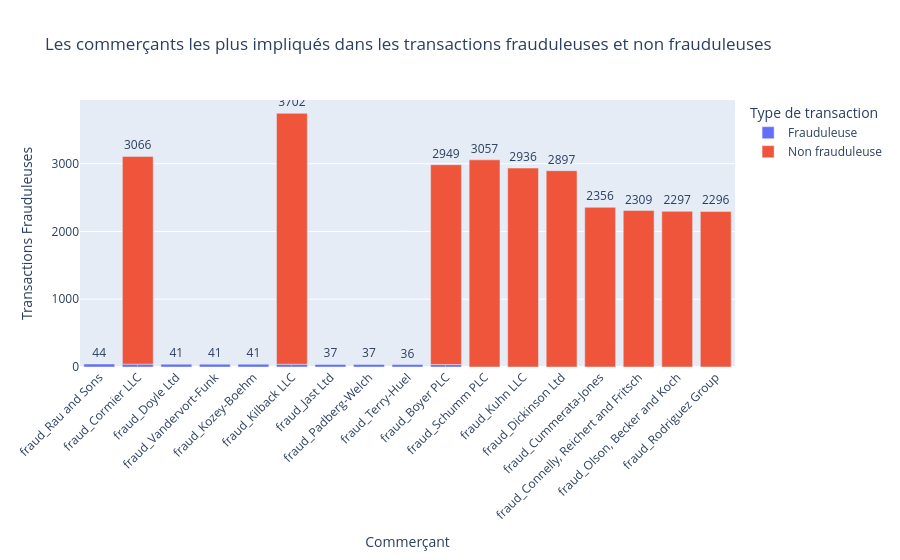

Notebook code cell kept with this figure:
### Code cell
# Créer le graphique pour les commerçants
fig4 = px.bar(merchants_comparison, 
              x='Commerçant', 
              y='Transactions Frauduleuses', 
              color='Type de transaction',
              title="Les commerçants les plus impliqués dans les transactions frauduleuses et non frauduleuses",
              text='Transactions Frauduleuses')  # Afficher la valeur sur la barre

# Mettre en forme le graphique
fig4.update_layout(xaxis_tickangle=-45)
fig4.update_traces(texttemplate='%{text}', textposition='outside') # Placer le texte au-dessus des barres

fig4.show()

### Figure 1 — Plotly figure (JSON) as saved in the notebook; plotly's stock layout.template omitted (floating-point values rounded to 4 significant figures)
{"data": [{"alignmentgroup": "True", "hovertemplate": "Type de transaction=Frauduleuse<br>Commerçant=%{x}<br>Transactions Frauduleuses=%{text}<extra></extra>", "legendgroup": "Frauduleuse", "marker": {"color": "#636efa", "pattern": {"shape": ""}}, "name": "Frauduleuse", "offsetgroup": "Frauduleuse", "orientation": "v", "showlegend": true, "text": [44, 42, 41, 41, 41, 41, 37, 37, 36, 36], "textposition": "outside", "texttemplate": "%{text}", "type": "bar", "x": ["fraud_Rau and Sons", "fraud_Cormier LLC", "fraud_Doyle Ltd", "fraud_Vandervort-Funk", "fraud_Kozey-Boehm", "fraud_Kilback LLC", "fraud_Jast Ltd", "fraud_Padberg-Welch", "fraud_Terry-Huel", "fraud_Boyer PLC"], "xaxis": "x", "y": [44, 42, 41, 41, 41, 41, 37, 37, 36, 36], "yaxis": "y"}, {"alignmentgroup": "True", "hovertemplate": "Type de transaction=Non frauduleuse<br>Commerçant=%{x}<br>Transactions Frauduleuses=%{text}<extra></extra>", "legendgroup": "Non frauduleuse", "marker": {"color": "#EF553B", "pattern": {"shape": ""}}, "name": "Non frauduleuse", "offsetgroup": "Non frauduleuse", "orientation": "v", "showlegend": true, "text": [3702, 3066, 3057, 2949, 2936, 2897, 2356, 2309, 2297, 2296], "textposition": "outside", "texttemplate": "%{text}", "type": "bar", "x": ["fraud_Kilback LLC", "fraud_Cormier LLC", "fraud_Schumm PLC", "fraud_Boyer PLC", "fraud_Kuhn LLC", "fraud_Dickinson Ltd", "fraud_Cummerata-Jones", "fraud_Connelly, Reichert and Fritsch", "fraud_Olson, Becker and Koch", "fraud_Rodriguez Group"], "xaxis": "x", "y": [3702, 3066, 3057, 2949, 2936, 2897, 2356, 2309, 2297, 2296], "yaxis": "y"}], "layout": {"autosize": true, "barmode": "relative", "legend": {"title": {"text": "Type de transaction"}, "tracegroupgap": 0}, "title": {"text": "Les commerçants les plus impliqués dans les transactions frauduleuses et non frauduleuses"}, "xaxis": {"anchor": "y", "autorange": true, "domain": [0, 1], "range": [-0.5, 16.5], "tickangle": -45, "title": {"text": "Commerçant"}, "type": "category"}, "yaxis": {"anchor": "x", "autorange": true, "domain": [0, 1], "range": [0, 3940], "title": {"text": "Transactions Frauduleuses"}, "type": "linear"}}}
